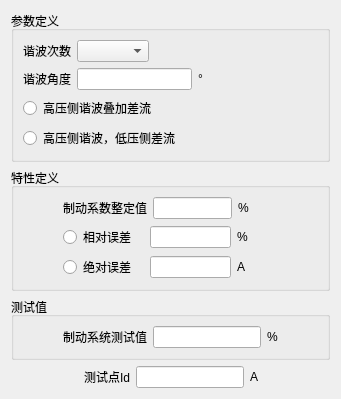
     <widget class="QWidget" name="tab_xb">
      <attribute name="title">
       <string>谐波</string>
      </attribute>
      <layout class="QVBoxLayout" name="verticalLayout_19" stretch="4,3,2,2">
       <item>
        <widget class="QGroupBox" name="groupBox_9">
         <property name="title">
          <string>参数定义</string>
         </property>
         <layout class="QVBoxLayout" name="verticalLayout_17">
          <item>
           <layout class="QHBoxLayout" name="horizontalLayout_22">
            <item>
             <widget class="QLabel" name="label_42">
              <property name="text">
               <string>谐波次数</string>
              </property>
             </widget>
            </item>
            <item>
             <widget class="QComboBox" name="comboBox_7"/>
            </item>
            <item>
             <spacer name="horizontalSpacer_40">
              <property name="orientation">
               <enum>Qt::Horizontal</enum>
              </property>
              <property name="sizeHint" stdset="0">
               <size>
                <width>40</width>
                <height>20</height>
               </size>
              </property>
             </spacer>
            </item>
           </layout>
          </item>
          <item>
           <layout class="QHBoxLayout" name="horizontalLayout_23">
            <item>
             <widget class="QLabel" name="label_43">
              <property name="text">
               <string>谐波角度</string>
              </property>
             </widget>
            </item>
            <item>
             <widget class="QLineEdit" name="lineEdit_32"/>
            </item>
            <item>
             <widget class="QLabel" name="label_44">
              <property name="text">
               <string>°</string>
              </property>
             </widget>
            </item>
            <item>
             <spacer name="horizontalSpacer_41">
              <property name="orientation">
               <enum>Qt::Horizontal</enum>
              </property>
              <property name="sizeHint" stdset="0">
               <size>
                <width>40</width>
                <height>20</height>
               </size>
              </property>
             </spacer>
            </item>
           </layout>
          </item>
          <item>
           <widget class="QRadioButton" name="radioButton_5">
            <property name="text">
             <string>高压侧谐波叠加差流</string>
            </property>
           </widget>
          </item>
          <item>
           <widget class="QRadioButton" name="radioButton_6">
            <property name="text">
             <string>高压侧谐波，低压侧差流</string>
            </property>
           </widget>
          </item>
         </layout>
        </widget>
       </item>
       <item>
        <widget class="QGroupBox" name="groupBox_10">
         <property name="title">
          <string>特性定义</string>
         </property>
         <layout class="QVBoxLayout" name="verticalLayout_18">
          <item>
           <layout class="QHBoxLayout" name="horizontalLayout_24" stretch="1,2,2,1,1">
            <item>
             <spacer name="horizontalSpacer_42">
              <property name="orientation">
               <enum>Qt::Horizontal</enum>
              </property>
              <property name="sizeHint" stdset="0">
               <size>
                <width>40</width>
                <height>20</height>
               </size>
              </property>
             </spacer>
            </item>
            <item>
             <widget class="QLabel" name="label_45">
              <property name="text">
               <string>制动系数整定值</string>
              </property>
             </widget>
            </item>
            <item>
             <widget class="QLineEdit" name="lineEdit_33"/>
            </item>
            <item>
             <widget class="QLabel" name="label_46">
              <property name="text">
               <string>%</string>
              </property>
             </widget>
            </item>
            <item>
             <spacer name="horizontalSpacer_43">
              <property name="orientation">
               <enum>Qt::Horizontal</enum>
              </property>
              <property name="sizeHint" stdset="0">
               <size>
                <width>40</width>
                <height>20</height>
               </size>
              </property>
             </spacer>
            </item>
           </layout>
          </item>
          <item>
           <layout class="QHBoxLayout" name="horizontalLayout_25" stretch="1,2,2,1,1">
            <item>
             <spacer name="horizontalSpacer_44">
              <property name="orientation">
               <enum>Qt::Horizontal</enum>
              </property>
              <property name="sizeHint" stdset="0">
               <size>
                <width>40</width>
                <height>20</height>
               </size>
              </property>
             </spacer>
            </item>
            <item>
             <widget class="QRadioButton" name="radioButton_7">
              <property name="text">
               <string>相对误差</string>
              </property>
             </widget>
            </item>
            <item>
             <widget class="QLineEdit" name="lineEdit_34"/>
            </item>
            <item>
             <widget class="QLabel" name="label_47">
              <property name="text">
               <string>%</string>
              </property>
             </widget>
            </item>
            <item>
             <spacer name="horizontalSpacer_45">
              <property name="orientation">
               <enum>Qt::Horizontal</enum>
              </property>
              <property name="sizeHint" stdset="0">
               <size>
                <width>40</width>
                <height>20</height>
               </size>
              </property>
             </spacer>
            </item>
           </layout>
          </item>
          <item>
           <layout class="QHBoxLayout" name="horizontalLayout_26" stretch="1,2,2,1,1">
            <item>
             <spacer name="horizontalSpacer_46">
              <property name="orientation">
               <enum>Qt::Horizontal</enum>
              </property>
              <property name="sizeHint" stdset="0">
               <size>
                <width>40</width>
                <height>20</height>
               </size>
              </property>
             </spacer>
            </item>
            <item>
             <widget class="QRadioButton" name="radioButton_8">
              <property name="text">
               <string>绝对误差</string>
              </property>
             </widget>
            </item>
            <item>
             <widget class="QLineEdit" name="lineEdit_35"/>
            </item>
            <item>
             <widget class="QLabel" name="label_48">
              <property name="text">
               <string>A</string>
              </property>
             </widget>
            </item>
            <item>
             <spacer name="horizontalSpacer_47">
              <property name="orientation">
               <enum>Qt::Horizontal</enum>
              </property>
              <property name="sizeHint" stdset="0">
               <size>
                <width>40</width>
                <height>20</height>
               </size>
              </property>
             </spacer>
            </item>
           </layout>
          </item>
         </layout>
        </widget>
       </item>
       <item>
        <widget class="QGroupBox" name="groupBox_11">
         <property name="title">
          <string>测试值</string>
         </property>
         <layout class="QHBoxLayout" name="horizontalLayout_27">
          <item>
           <spacer name="horizontalSpacer_48">
            <property name="orientation">
             <enum>Qt::Horizontal</enum>
            </property>
            <property name="sizeHint" stdset="0">
             <size>
              <width>22</width>
              <height>20</height>
             </size>
            </property>
           </spacer>
          </item>
          <item>
           <widget class="QLabel" name="label_49">
            <property name="text">
             <string>制动系统测试值</string>
            </property>
           </widget>
          </item>
          <item>
           <widget class="QLineEdit" name="lineEdit_36"/>
          </item>
          <item>
           <widget class="QLabel" name="label_50">
            <property name="text">
             <string>%</string>
            </property>
           </widget>
          </item>
          <item>
           <spacer name="horizontalSpacer_49">
            <property name="orientation">
             <enum>Qt::Horizontal</enum>
            </property>
            <property name="sizeHint" stdset="0">
             <size>
              <width>22</width>
              <height>20</height>
             </size>
            </property>
           </spacer>
          </item>
         </layout>
        </widget>
       </item>
       <item>
        <layout class="QHBoxLayout" name="horizontalLayout_28">
         <item>
          <spacer name="horizontalSpacer_50">
           <property name="orientation">
            <enum>Qt::Horizontal</enum>
           </property>
           <property name="sizeHint" stdset="0">
            <size>
             <width>40</width>
             <height>20</height>
            </size>
           </property>
          </spacer>
         </item>
         <item>
          <widget class="QLabel" name="label_51">
           <property name="text">
            <string>测试点Id</string>
           </property>
          </widget>
         </item>
         <item>
          <widget class="QLineEdit" name="lineEdit_37"/>
         </item>
         <item>
          <widget class="QLabel" name="label_52">
           <property name="text">
            <string>A</string>
           </property>
          </widget>
         </item>
         <item>
          <spacer name="horizontalSpacer_51">
           <property name="orientation">
            <enum>Qt::Horizontal</enum>
           </property>
           <property name="sizeHint" stdset="0">
            <size>
             <width>40</width>
             <height>20</height>
            </size>
           </property>
          </spacer>
         </item>
        </layout>
       </item>
      </layout>
     </widget>
